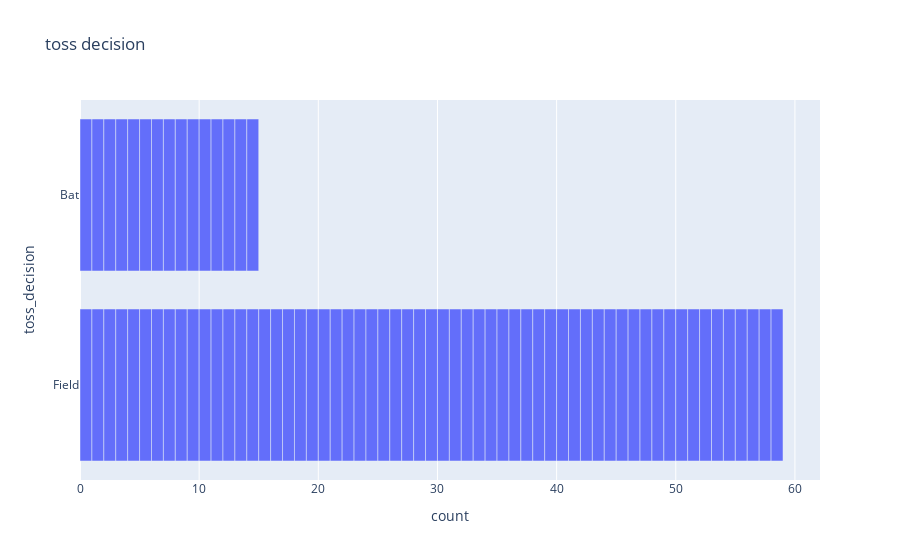

This figure's notebook cell:
### Code cell
fig = px.bar(df, y='toss_decision',
        title='toss decision')
fig.show()

### Figure 1 — Plotly figure (JSON) as saved in the notebook; plotly's stock layout.template omitted (floating-point values rounded to 4 significant figures)
{"data": [{"hovertemplate": "count=%{x}<br>toss_decision=%{y}<extra></extra>", "legendgroup": "", "marker": {"color": "#636efa", "pattern": {"shape": ""}}, "name": "", "orientation": "h", "showlegend": false, "textposition": "auto", "type": "bar", "x": [1, 1, 1, 1, 1, 1, 1, 1, 1, 1, 1, 1, 1, 1, 1, 1, 1, 1, 1, 1, 1, 1, 1, 1, 1, 1, 1, 1, 1, 1, 1, 1, 1, 1, 1, 1, 1, 1, 1, 1, 1, 1, 1, 1, 1, 1, 1, 1, 1, 1, 1, 1, 1, 1, 1, 1, 1, 1, 1, 1, 1, 1, 1, 1, 1, 1, 1, 1, 1, 1, 1, 1, 1, 1], "xaxis": "x", "y": ["Field", "Field", "Field", "Field", "Field", "Field", "Field", "Field", "Field", "Field", "Field", "Field", "Field", "Field", "Field", "Field", "Field", "Field", "Field", "Field", "Field", "Field", "Field", "Field", "Field", "Field", "Field", "Field", "Field", "Field", "Field", "Field", "Field", "Field", "Bat", "Field", "Field", "Field", "Field", "Field", "Field", "Field", "Bat", "Field", "Bat", "Field", "Field", "Bat", "Field", "Field", "Field", "Bat", "Field", "Bat", "Field", "Field", "Bat", "Field", "Field", "Field", "Bat", "Bat", "Bat", "Field", "Field", "Bat", "Bat", "Bat", "Field", "Bat", "Field", "Field", "Field", "Bat"], "yaxis": "y"}], "layout": {"barmode": "relative", "legend": {"tracegroupgap": 0}, "title": {"text": "toss decision"}, "xaxis": {"anchor": "y", "domain": [0, 1], "title": {"text": "count"}}, "yaxis": {"anchor": "x", "domain": [0, 1], "title": {"text": "toss_decision"}}}}
